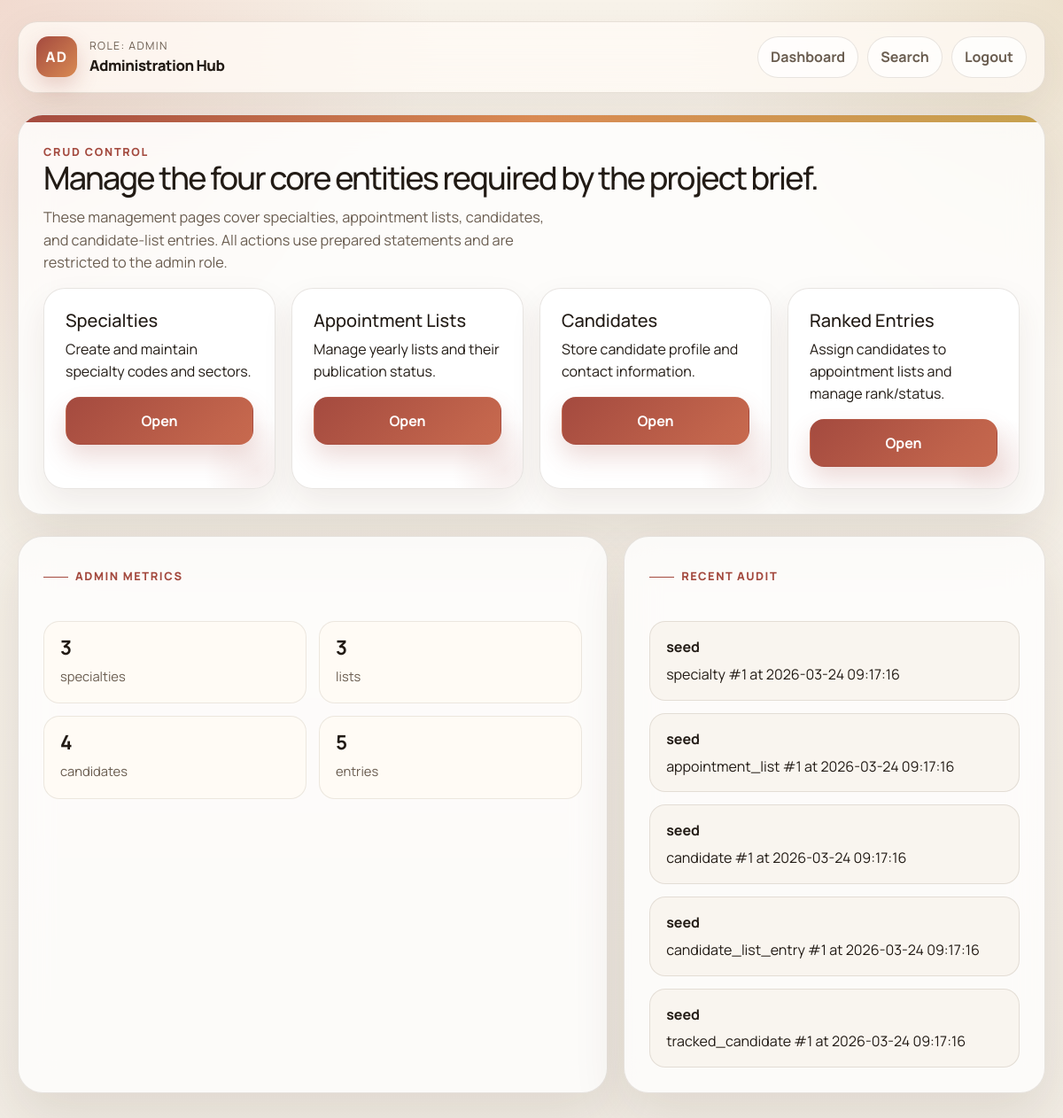
The app's page /modules/admin/dashboard.php (signed in) with its own data.
### tables this page shows
CREATE TABLE IF NOT EXISTS audit_logs (
  id INT UNSIGNED AUTO_INCREMENT PRIMARY KEY,
  user_id INT UNSIGNED NOT NULL,
  action VARCHAR(40) NOT NULL,
  entity_type VARCHAR(60) NOT NULL,
  entity_id INT UNSIGNED NOT NULL,
  created_at TIMESTAMP NOT NULL DEFAULT CURRENT_TIMESTAMP,
  CONSTRAINT fk_logs_user
    FOREIGN KEY (user_id) REFERENCES users(id)
    ON DELETE CASCADE
    ON UPDATE CASCADE
);

### includes/functions.php (called while the page is built, shortened)
<?php
function e(?string $value): string
{
    return htmlspecialchars((string) $value, ENT_QUOTES, 'UTF-8');
}

### modules/admin/dashboard.php (the view, shortened to what this page needs)
<?php
require_once __DIR__ . '/../../includes/functions.php';
try {
    $pdo = db();
    $stats = [
        'specialties' => (int) $pdo->query('SELECT COUNT(*) FROM specialties')->fetchColumn(),
        'lists' => (int) $pdo->query('SELECT COUNT(*) FROM appointment_lists')->fetchColumn(),
        'candidates' => (int) $pdo->query('SELECT COUNT(*) FROM candidates')->fetchColumn(),
        'entries' => (int) $pdo->query('SELECT COUNT(*) FROM candidate_list_entries')->fetchColumn(),
    ];
    $recentLogs = $pdo->query(
        'SELECT action, entity_type, entity_id, created_at
         FROM audit_logs
         ORDER BY created_at DESC
         LIMIT 5'
    )->fetchAll();
} catch (Throwable $exception) {
    $stats = ['specialties' => 0, 'lists' => 0, 'candidates' => 0, 'entries' => 0];
    $recentLogs = [];
}
?>
<?php require_once __DIR__ . '/../../includes/header.php'; ?>
<body>
<div class="app-shell">
  <div class="app-frame">
    <div class="project-topbar">
      <div class="brand-mark">
        <div class="brand-badge">AD</div>
        <div class="brand-copy">
          <span class="brand-eyebrow">Role: admin</span>
          <span class="brand-title">Administration Hub</span>
        </div>
      </div>
      <div class="topbar-links">
        <a class="topbar-link" href="../dashboard.php">Dashboard</a>
        <a class="topbar-link" href="../list.php">Search</a>
        <a class="topbar-link" href="../../auth/logout.php">Logout</a>
      </div>
    </div>
    <section class="page-panel search-panel hero-card mb-4">
      <span class="hero-kicker">CRUD Control</span>
      <h1 class="hero-title">Manage the four core entities required by the project brief.</h1>
      <p class="hero-copy">
        These management pages cover specialties, appointment lists, candidates, and candidate-list
        entries. All actions use prepared statements and are restricted to the admin role.
      </p>
      <div class="results-grid compact-grid">
        <article class="soft-card result-card">
          <h2 class="h5">Specialties</h2>
          <p class="mb-3">Create and maintain specialty codes and sectors.</p>
          <a class="btn btn-primary w-100" href="../specialties/dashboard.php">Open</a>
        </article>
        <article class="soft-card result-card">
          <h2 class="h5">Appointment Lists</h2>
          <p class="mb-3">Manage yearly lists and their publication status.</p>
          <a class="btn btn-primary w-100" href="../lists/dashboard.php">Open</a>
        </article>
        <article class="soft-card result-card">
          <h2 class="h5">Candidates</h2>
          <p class="mb-3">Store candidate profile and contact information.</p>
          <a class="btn btn-primary w-100" href="../candidates/dashboard.php">Open</a>
        </article>
        <article class="soft-card result-card">
          <h2 class="h5">Ranked Entries</h2>
          <p class="mb-3">Assign candidates to appointment lists and manage rank/status.</p>
          <a class="btn btn-primary w-100" href="../entries/dashboard.php">Open</a>
        </article>
      </div>
    </section>
    <div class="dashboard-grid">
      <section class="page-panel dashboard-hero">
        <span class="section-label">Admin Metrics</span>
        <div class="metric-grid">
          <div class="metric-box">
            <strong><?= e((string) $stats['specialties']) ?></strong>
            <span>specialties</span>
          </div>
          <div class="metric-box">
            <strong><?= e((string) $stats['lists']) ?></strong>
            <span>lists</span>
          </div>
          <div class="metric-box">
            <strong><?= e((string) $stats['candidates']) ?></strong>
            <span>candidates</span>
          </div>
          <div class="metric-box">
            <strong><?= e((string) $stats['entries']) ?></strong>
            <span>entries</span>
          </div>
        </div>
      </section>
      <aside class="page-panel dashboard-side">
        <span class="section-label">Recent Audit</span>
        <div class="dashboard-list">
          <?php if ($recentLogs === []): ?>
            <div class="dashboard-list-item">
              <strong>No audit items</strong>
              Seed or CRUD actions will appear here.
            </div>
          <?php else: ?>
            <?php foreach ($recentLogs as $log): ?>
              <div class="dashboard-list-item">
                <strong><?= e((string) $log['action']) ?></strong>
                <?= e((string) $log['entity_type']) ?> #<?= e((string) $log['entity_id']) ?> at <?= e((string) $log['created_at']) ?>
              </div>
            <?php endforeach; ?>
          <?php endif; ?>
        </div>
      </aside>
    </div>
  </div>
</div>
</body>
</html>

### records on screen
audit_logs: action "seed", entity_type "specialty", entity "1", created_at "2026-03-24 09:17:16"
audit_logs: action "seed", entity_type "appointment_list", entity "1", created_at "2026-03-24 09:17:16"
audit_logs: action "seed", entity_type "candidate", entity "1", created_at "2026-03-24 09:17:16"
audit_logs: action "seed", entity_type "candidate_list_entry", entity "1", created_at "2026-03-24 09:17:16"
audit_logs: action "seed", entity_type "tracked_candidate", entity "1", created_at "2026-03-24 09:17:16"

### other values on screen
$stats['specialties'] "3"
$stats['lists'] "3"
$stats['candidates'] "4"
$stats['entries'] "5"
